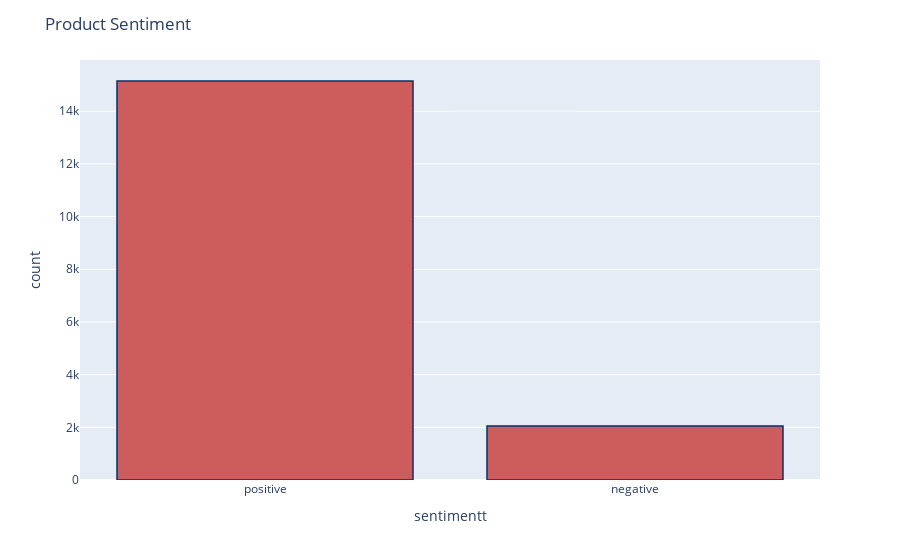

Source (notebook cell):
### Code cell
df['sentimentt'] = df['sentiment'].replace({-1 : 'negative'})
df['sentimentt'] = df['sentimentt'].replace({1 : 'positive'})
fig = px.histogram(df, x="sentimentt")
fig.update_traces(marker_color="indianred",marker_line_color='rgb(8,48,107)',
                  marker_line_width=1.5)
fig.update_layout(title_text='Product Sentiment')
fig.show()

### Figure 1 — Plotly figure (JSON) as saved in the notebook; plotly's stock layout.template omitted (floating-point values rounded to 4 significant figures; data arrays with more than 128 entries replaced by an {"elided": "..."} marker saying what was removed)
{"data": [{"alignmentgroup": "True", "bingroup": "x", "hovertemplate": "sentimentt=%{x}<br>count=%{y}<extra></extra>", "legendgroup": "", "marker": {"color": "indianred", "line": {"color": "rgb(8,48,107)", "width": 1.5}}, "name": "", "offsetgroup": "", "orientation": "v", "showlegend": false, "type": "histogram", "x": {"elided": "17198 str values"}, "xaxis": "x", "yaxis": "y"}], "layout": {"barmode": "relative", "legend": {"tracegroupgap": 0}, "margin": {"t": 60}, "title": {"text": "Product Sentiment"}, "xaxis": {"anchor": "y", "domain": [0, 1], "title": {"text": "sentimentt"}}, "yaxis": {"anchor": "x", "domain": [0, 1], "title": {"text": "count"}}}}
